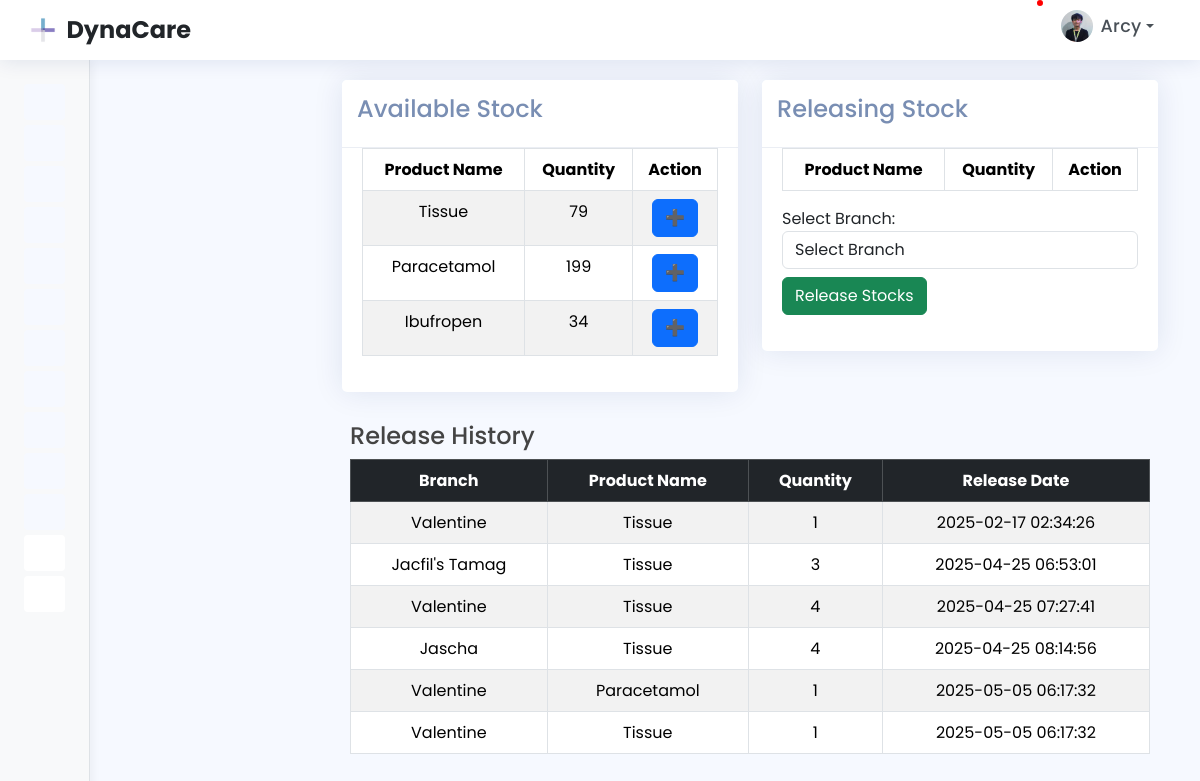
The page /delivery/release_stock.php (signed in) on the database as committed earlier.
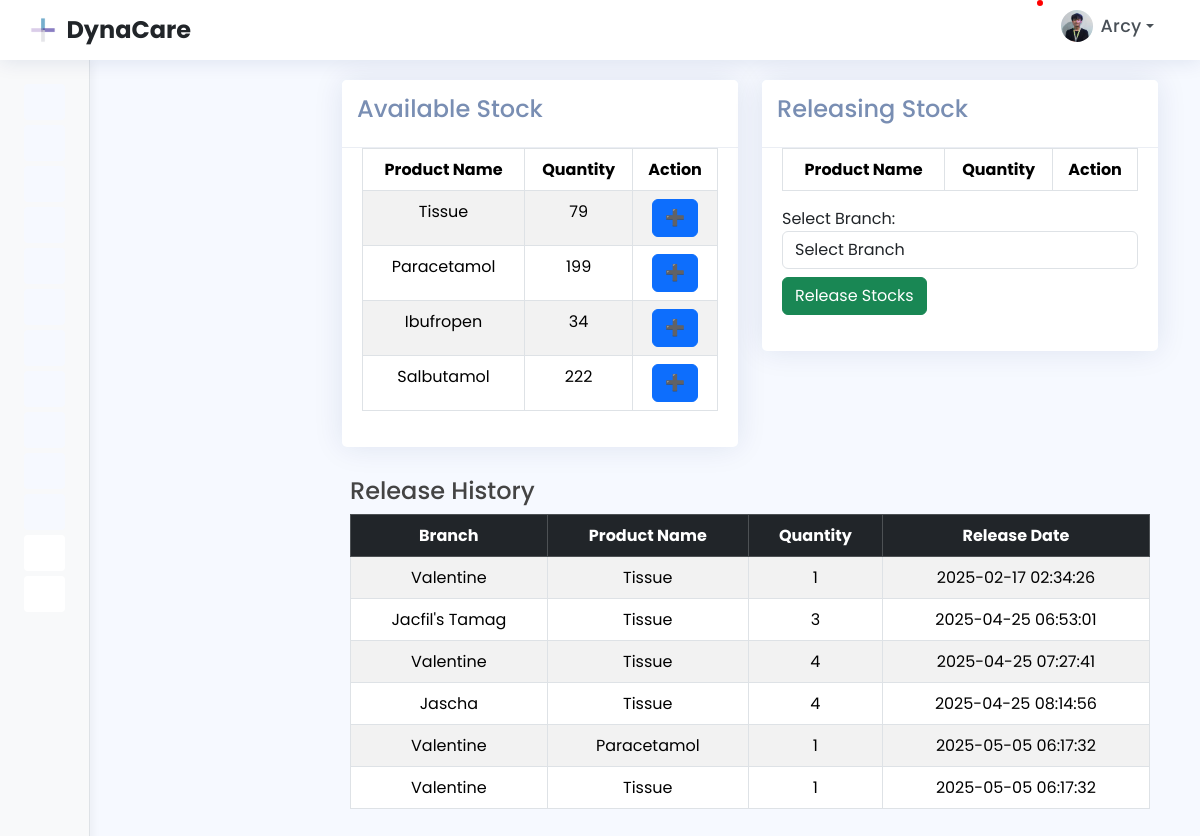
The same page on the database as committed later.
### tables this page shows
CREATE TABLE `delivery` (
  `id` int(20) NOT NULL,
  `dosage` varchar(150) NOT NULL,
  `product_name` varchar(100) NOT NULL,
  `brand` varchar(150) NOT NULL,
  `batch` varchar(222) NOT NULL,
  `supplier` varchar(150) NOT NULL,
  `price` decimal(25,0) NOT NULL,
  `received` varchar(250) NOT NULL,
  `expiration_date` varchar(100) NOT NULL,
  `delivery_man` varchar(250) NOT NULL,
  `contact_number` varchar(100) NOT NULL,
  `quantity` varchar(100) NOT NULL,
  `categories_id` int(20) NOT NULL,
  `branch_id` int(11) DEFAULT NULL
);

CREATE TABLE `release_stock` (
  `id` int(20) NOT NULL,
  `delivery_id` int(20) NOT NULL,
  `branches_id` int(20) NOT NULL,
  `quantity` varchar(100) NOT NULL,
  `release_date` timestamp NOT NULL DEFAULT current_timestamp() ON UPDATE current_timestamp()
);

CREATE TABLE `branches` (
  `id` int(20) NOT NULL,
  `branch_name` varchar(20) NOT NULL
);

### delivery/release_stock.php (the view, shortened to what the changed rows need)
<?php
include "../db_conn.php";
include '../includes/header.php';
include '../includes/footer.php';
?>
<main id="main" class="main">
    <section class="dashboard section">
        <div class="container-fluid">
            <div class="row">
                <div class="col-md-6">
                    <div class="card">
                        <div class="card-body">
                            <div class="table-responsive">
                                <table id="productTable" class="table table-bordered table-hover table-striped text-center">
                                    <thead>
                                        <tr>
                                            <th>Product Name</th>
                                            <th>Quantity</th>
                                            <th>Action</th>
                                        </tr>
                                    </thead>
                                    <tbody>
                                        <?php
                                        $sql = "SELECT id, product_name, quantity FROM delivery";
                                        $result = $con->query($sql);
                                        if ($result->num_rows > 0) {
                                            while ($row = $result->fetch_assoc()) {
                                                $disabled = ($row["quantity"] == 0) ? "disabled" : "";
                                                echo "<tr data-id='" . $row["id"] . "' data-name='" . $row["product_name"] . "' data-stock='" . $row["quantity"] . "'>";
                                                echo "<td>" . htmlspecialchars($row["product_name"]) . "</td>";
                                                echo "<td class='stock-display'>" . htmlspecialchars($row["quantity"]) . "</td>";
                                                echo "<td><button class='release-to-order btn btn-primary' data-id='" . $row["id"] . "' $disabled>➕</button></td>";
                                                echo "</tr>";
                                            }
                                        } else {
                                            echo "<tr><td colspan='3'>No products Found.</td></tr>";
                                        }
                                        ?>
                                    </tbody>
                                </table>
                            </div>
                        </div>
                    </div>
                </div>
                <div class="col-md-6">
                    <div class="card">
                        <div class="card-body">
                            <form id="releaseForm" method="POST" action="release_stock.php">
                                <table id="orderTable" class="table table-bordered table-hover table-striped text-center">
                                    <thead>
                                        <tr>
                                            <th>Product Name</th>
                                            <th>Quantity</th>
                                            <th>Action</th>
                                        </tr>
                                    </thead>
                                </table>
                            </form>
                        </div>
                    </div>
                </div>
            </div>
        </div>
        <div class="card-body">
    <div class="table-responsive">
        <table id="myTable" class="custom-table table table-bordered table-hover table-striped">
            <thead class="table-dark">
                <tr>
                    <th class="text-center">Branch</th>
                    <th class="text-center">Product Name</th>
                    <th class="text-center">Quantity</th>
                    <th class="text-center">Release Date</th>
                </tr>
            </thead>
            <tbody>
                <?php
        $query = "
        SELECT rs.*, d.product_name, b.branch_name
        FROM release_stock rs
        INNER JOIN delivery d ON rs.delivery_id = d.id
        INNER JOIN branches b ON rs.branches_id = b.id
        WHERE rs.delivery_id IS NOT NULL AND rs.branches_id IS NOT NULL";
        $result = $con->query($query);
                if ($result->num_rows > 0) {
                    while ($row = $result->fetch_assoc()) {
                        echo "<tr>
                            <td class='text-center'>" . htmlspecialchars($row['branch_name']) . "</td>
                            <td class='text-center'>" . htmlspecialchars($row['product_name']) . "</td>
                            <td class='text-center'>" . htmlspecialchars($row['quantity']) . "</td>
                            <td class='text-center'>" . htmlspecialchars($row['release_date']) . "</td>
                        </tr>";
                    }
                } else {
                    echo "<tr><td colspan='4' class='text-center'>No Release records found</td></tr>";
                }
                ?>
            </tbody>
        </table>
    </div>
</div>
    </section>
</main>

Rows that differ between the two databases and show on the page:
added delivery: product_name "Salbutamol", quantity "222"
